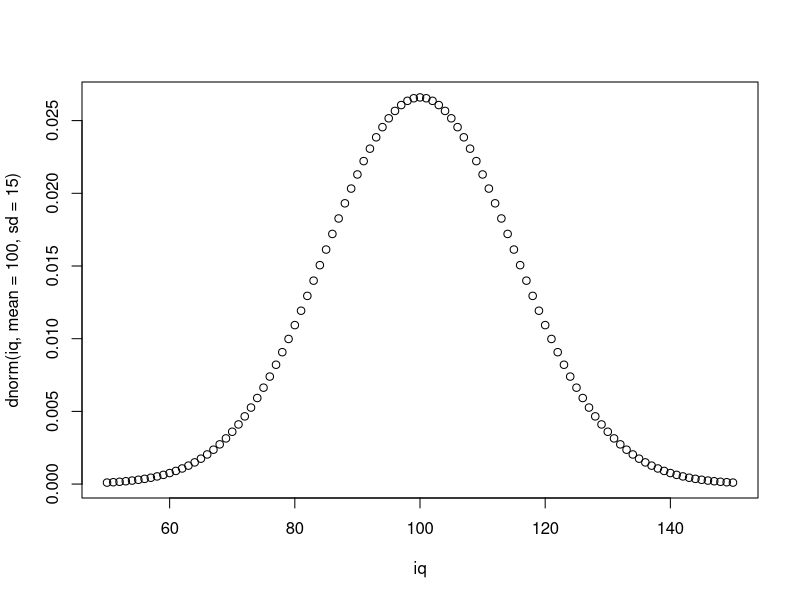
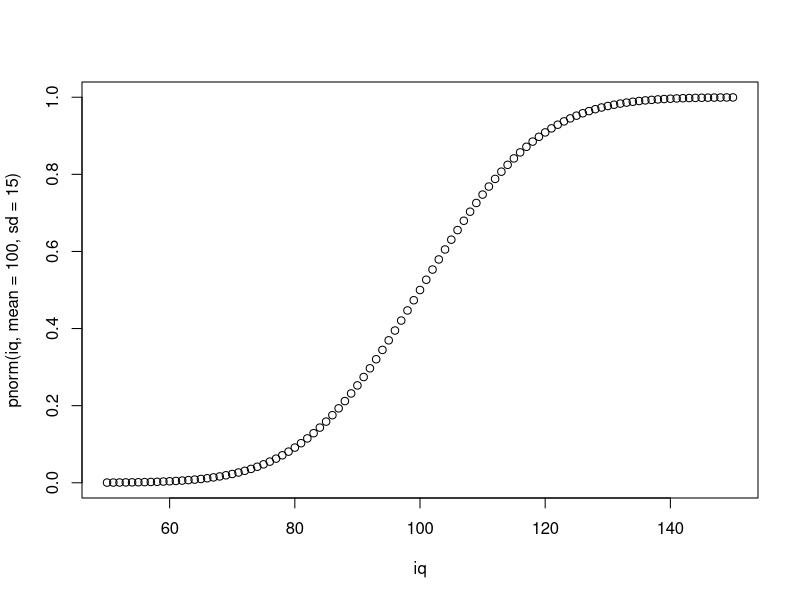
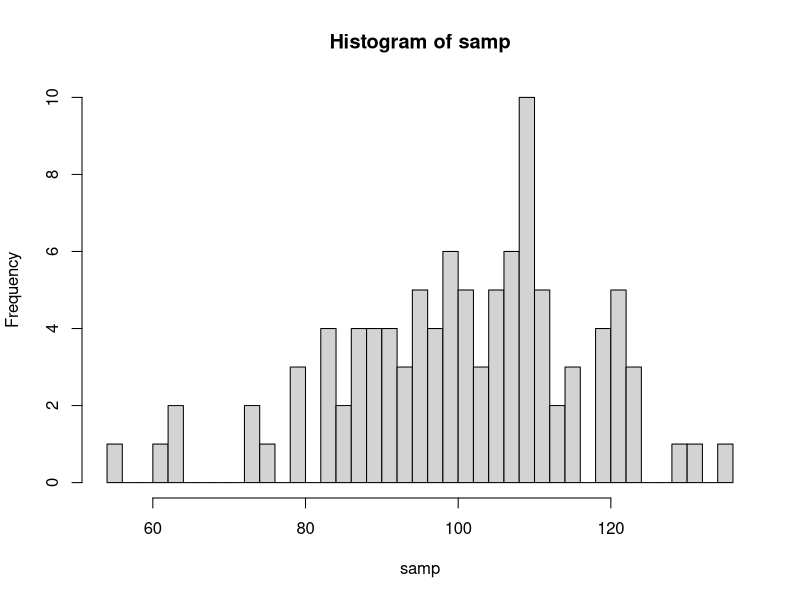
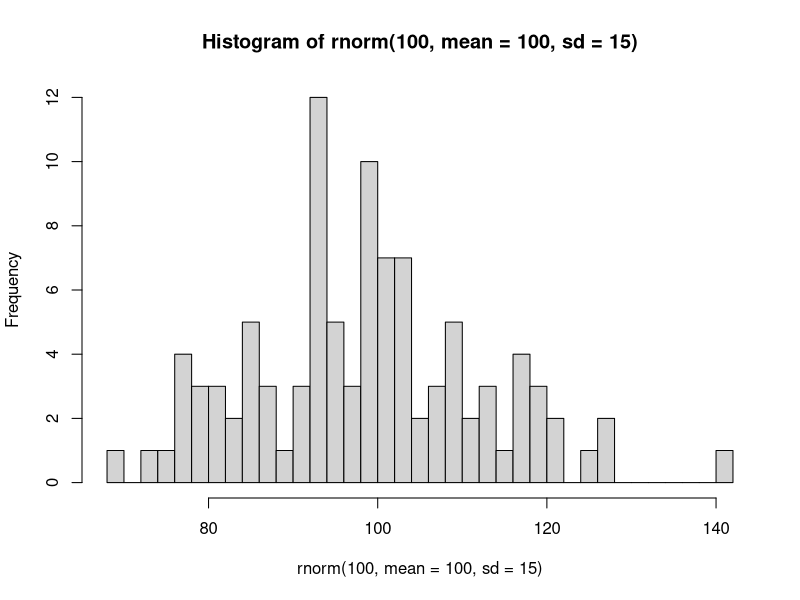
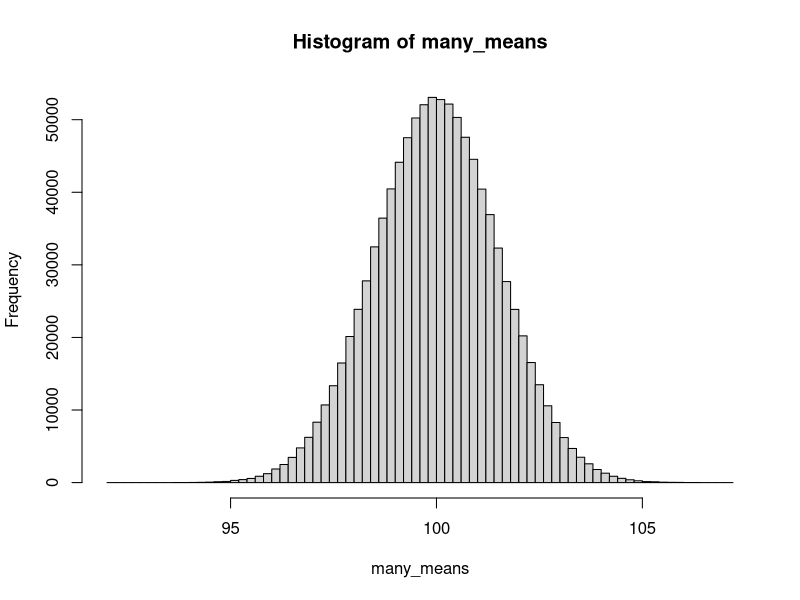
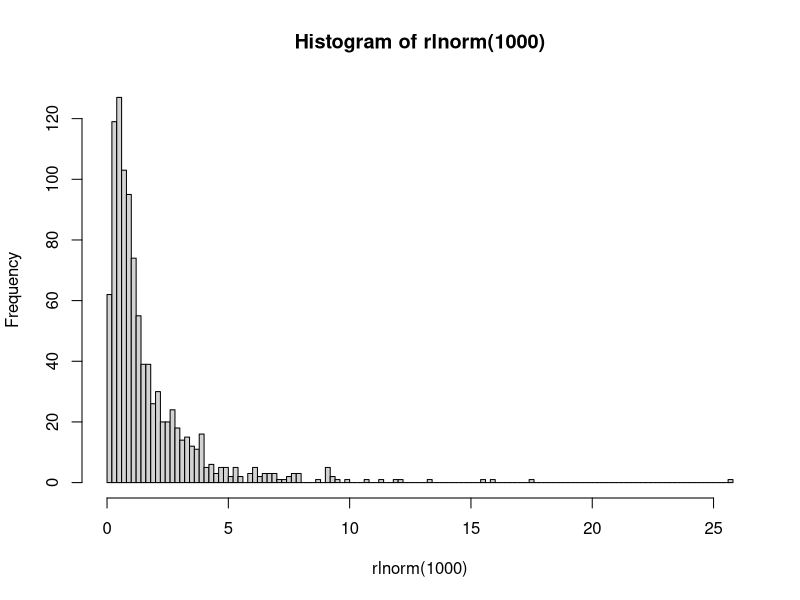
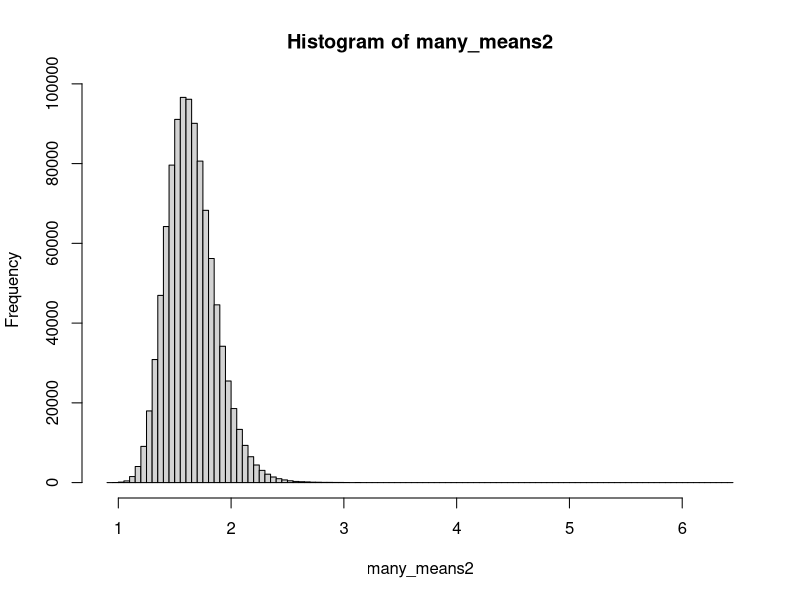

The R source for these figures, in order:
iq <- 50:150
dnorm(100, mean = 100, sd = 15)
dnorm(115, mean = 100, sd = 15)
dnorm(85, mean = 100, sd = 15)
plot(iq, dnorm(iq, mean = 100, sd = 15))

pnorm(100, mean = 100, sd = 15)
options(scipen = 999)
1 - pnorm(169, mean = 100, sd = 15)
pnorm(85, mean = 100, sd = 15)
plot(iq, pnorm(iq, mean = 100, sd = 15))
pnorm(120, mean = 100, sd = 15)
pnorm(0, mean = 100, sd = 15)
qnorm(0.5, mean = 100, sd = 15)

set.seed(42)
samp <- rnorm(100, mean = 100, sd = 15)
samp
hist(samp, breaks = 50)
hist(rnorm(100, mean = 100, sd = 15), breaks = 30)

mean(samp)
sqrt(sum((samp - mean(samp))^2)/length(samp))

many_means <- replicate(1000000, mean(rnorm(100, mean = 100, sd = 15)))
hist(many_means, breaks = 100)
mean(many_means)
sd(many_means)
sd(samp)/sqrt(length(samp))

hist(rlnorm(1000), breaks = 100)
many_means2 <- replicate(1000000, mean(rlnorm(100)))
hist(many_means2, breaks = 100)
mean(samp) - qnorm(.975) * sd(samp)/sqrt(length(samp))
mean(samp) + qnorm(.975) * sd(samp)/sqrt(length(samp))

mu_h0 <- 100
z_emp <- (mean(samp) - mu_h0)/(15/sqrt(length(samp)))

(1 - pnorm(z_emp)) * 2
 
